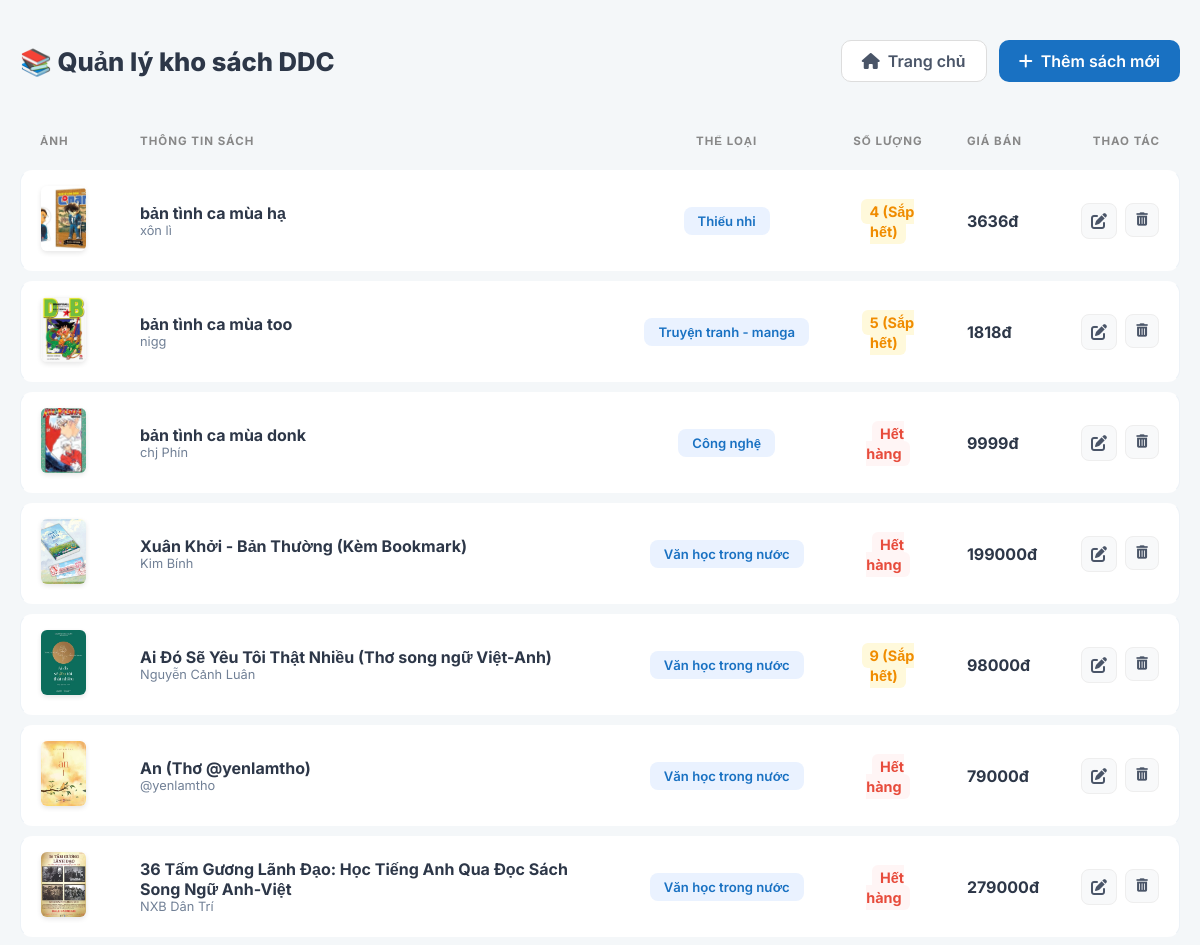
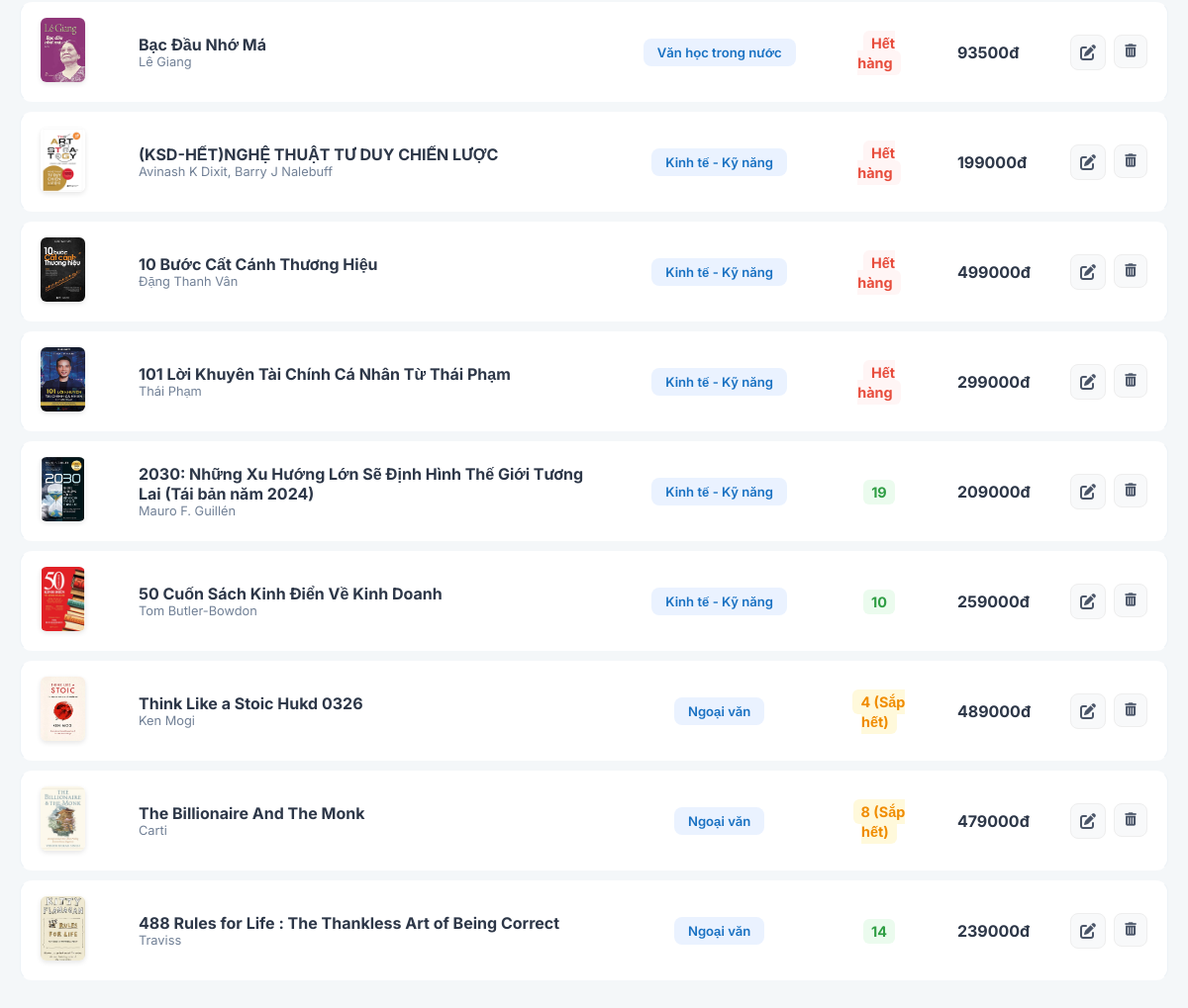
Before: /staff/books/ (signed in) with the older database file (2 pictures, top to bottom).
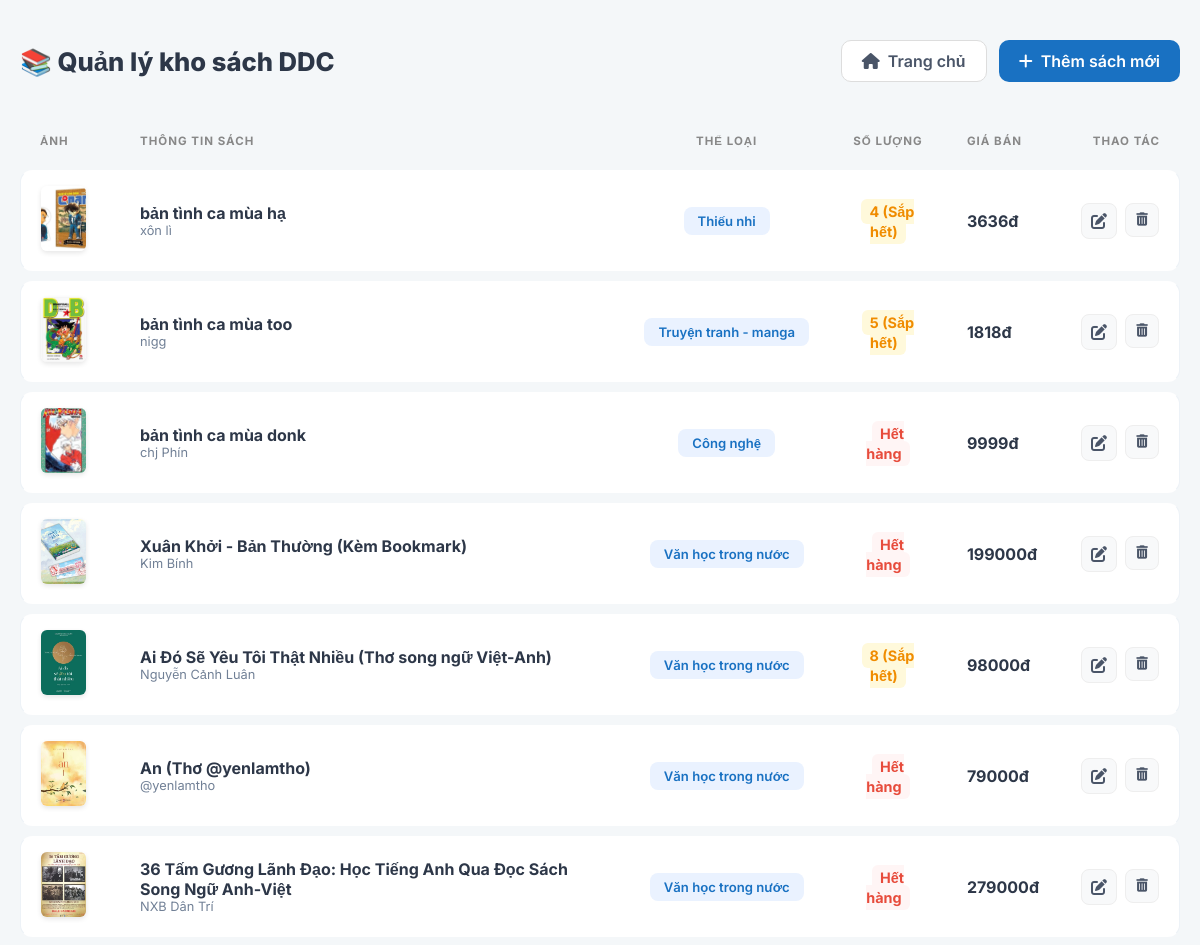
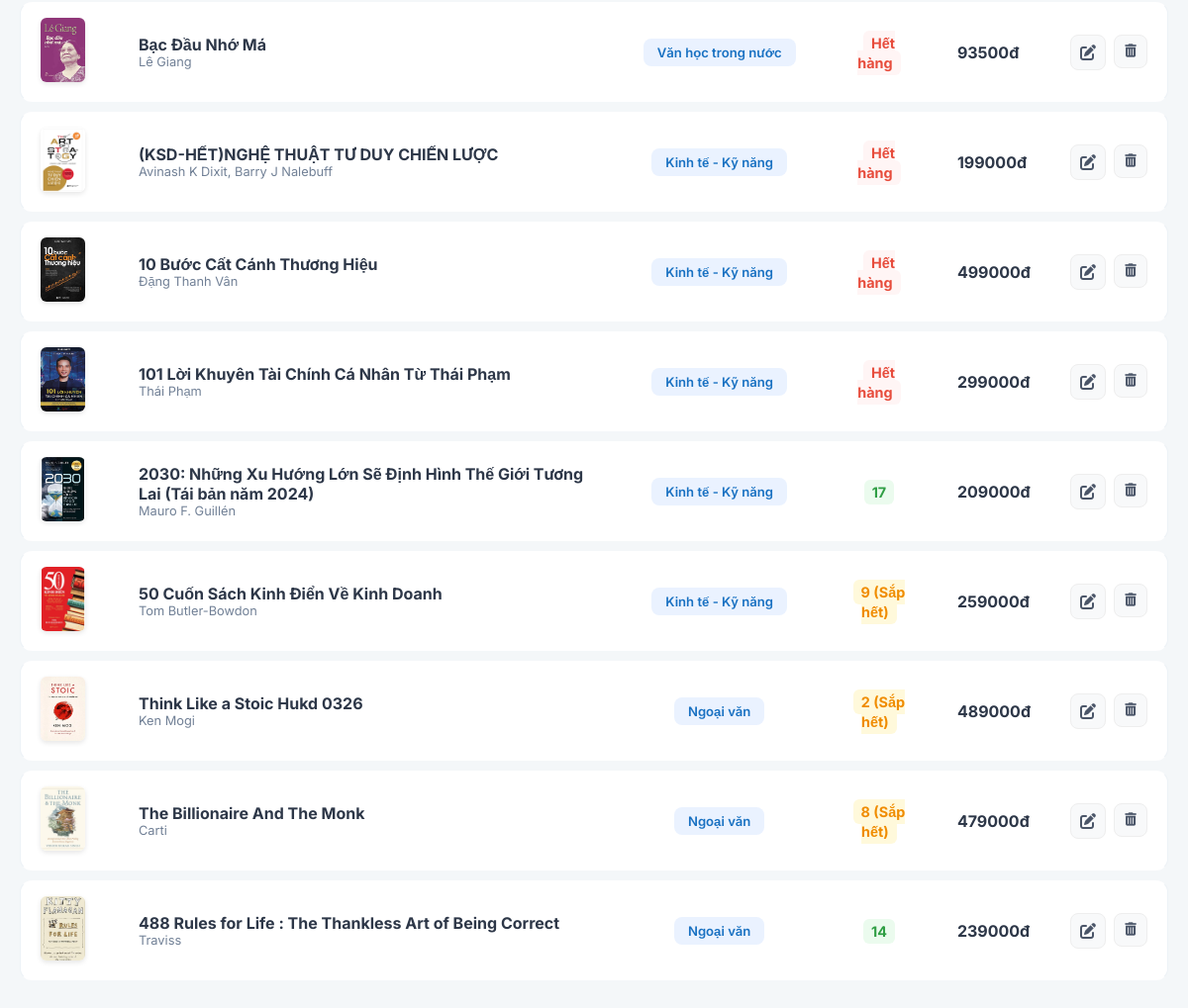
After: the same page with the newer database file (2 pictures, top to bottom).
### app/models.py (models this page shows, shortened)
class Book(models.Model):
    title = models.CharField(max_length=200)
    author = models.CharField(max_length=100)
    price = models.DecimalField(max_digits=10, decimal_places=0)
    category = models.ForeignKey(Category, on_delete=models.SET_NULL, null=True, related_name='books')
    stock = models.IntegerField(default=0)
    release_date = models.DateField(default=timezone.now)
    wishlist = models.ManyToManyField(User, related_name="favorite_books", blank=True)
    description = models.TextField(blank=True, null=True)
    image = models.ImageField(upload_to='books/', blank=True, null=True)
    sold_count = models.IntegerField(default=0)

class Category(models.Model):
    name = models.CharField(max_length=100)

### app/views/staff.py (the view)
# urls.py: path('staff/books/',                          views.staff_book_list,        name='staff_book_list'),
@user_passes_test(is_staff)
def staff_book_list(request):
    books = Book.objects.select_related('category')
    return render(request, 'app/staff_book_list.html', {'books': books})

### app/context_processors.py (called while the page is built)
def categories_processor(request):
    return {
        'categories': Category.objects.all()
    }

### app/views/staff.py (called while the page is built)
def is_staff(user):
    return user.groups.filter(name='Staff').exists() or user.is_superuser

### app/templates/app/staff_book_list.html (shortened to what this page needs)
<!DOCTYPE html>
<html lang="vi">
<head>
    <link rel="stylesheet" href="https://cdnjs.cloudflare.com/ajax/libs/font-awesome/6.0.0/css/all.min.css">
</head>
<body>
    <div class="container">
        <div class="header-section">
            <h1 style="margin:0; font-size: 1.6rem; font-weight: 800;">📚 Quản lý kho sách DDC</h1>
            <div style="display: flex; gap: 12px;">
                <a href="/" class="btn btn-home"><i class="fas fa-home"></i> Trang chủ</a>
                <a href="{% url 'staff_book_insert' %}" class="btn btn-add"><i class="fas fa-plus"></i> Thêm sách mới</a>
            </div>
        </div>
        <table>
            <thead>
                <tr>
                    <th width="60">Ảnh</th>
                    <th>Thông tin sách</th>
                    <th style="text-align: center;">Thể loại</th>
                    <th style="text-align: center;">Số lượng</th>
                    <th>Giá bán</th>
                    <th style="text-align: right;">Thao tác</th>
                </tr>
            </thead>
            <tbody>
                {% for book in books %}
                <tr>
                    <td>
                        {% if book.image %}
                            <img src="{{ book.image.url }}" class="book-img">
                        {% else %}
                            <div class="book-img" style="background:#eee; display:flex; align-items:center; justify-content:center;"><i class="fas fa-image" style="color:#ccc;"></i></div>
                        {% endif %}
                    </td>
                    <td>
                        <div style="font-weight: 700; color: #2d3748;">{{ book.title }}</div>
                        <div style="font-size: 0.8rem; color: #718096;">{{ book.author }}</div>
                    </td>
                    <td style="text-align: center;">
                        <span class="category-badge">{{ book.category.name|default:"---" }}</span>
                    </td>
                    <td style="text-align: center;">
                        {% if book.stock <= 0 %}
                            <span class="stock-badge stock-out">Hết hàng</span>
                        {% elif book.stock < 10 %}
                            <span class="stock-badge stock-low">{{ book.stock }} (Sắp hết)</span>
                        {% else %}
                            <span class="stock-badge stock-ok">{{ book.stock }}</span>
                        {% endif %}
                    </td>
                    <td style="font-weight: 700;">{{ book.price }}đ</td>
                    <td>
                        <div style="display: flex; gap: 8px; justify-content: flex-end;">
                            <a href="{% url 'staff_book_update' book.id %}" class="action-btn" title="Sửa"><i class="fas fa-edit"></i></a>
                            <form action="{% url 'staff_book_delete' book.id %}" method="post" style="margin:0;">
                                <button type="submit" class="action-btn btn-delete" onclick="return confirm('Xóa sách này?')">
                                    <i class="fas fa-trash-alt"></i>
                                </button>
                            </form>
                        </div>
                    </td>
                </tr>
                {% endfor %}
            </tbody>
        </table>
    </div>
</body>
</html>

Changed rows visible on the page:
changed Book "Ai Đó Sẽ Yêu Tôi Thật Nhiều (Thơ song ngữ Việt-Anh)": stock "9" → "8"
changed Book "2030: Những Xu Hướng Lớn Sẽ Định Hình Thế Giới Tương Lai (Tái bản năm 2024)": stock "19" → "17"
changed Book "50 Cuốn Sách Kinh Điển Về Kinh Doanh": stock "10" → "9"
changed Book "Think Like a Stoic Hukd 0326": stock "4" → "2"
